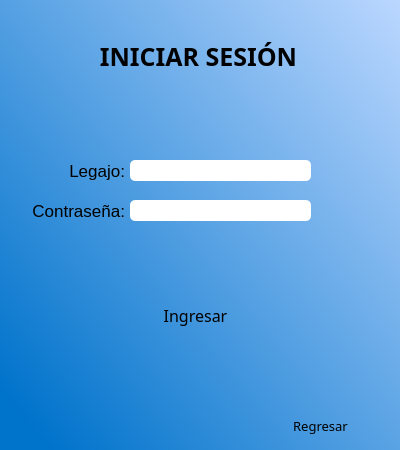
<?xml version="1.0" encoding="UTF-8"?>
<ui version="4.0">
 <class>Login</class>
 <widget class="QMainWindow" name="Login">
  <property name="enabled">
   <bool>true</bool>
  </property>
  <property name="geometry">
   <rect>
    <x>0</x>
    <y>0</y>
    <width>400</width>
    <height>450</height>
   </rect>
  </property>
  <property name="minimumSize">
   <size>
    <width>400</width>
    <height>450</height>
   </size>
  </property>
  <property name="maximumSize">
   <size>
    <width>400</width>
    <height>450</height>
   </size>
  </property>
  <property name="font">
   <font>
    <italic>false</italic>
   </font>
  </property>
  <property name="windowTitle">
   <string>MainWindow</string>
  </property>
  <property name="styleSheet">
   <string notr="true">QWidget#centralwidget{
background-color: qlineargradient(spread:pad, x1:0.04, y1:0.909091, x2:1, y2:0, stop:0 rgba(0, 115, 203, 255), stop:1 rgba(187, 215, 255, 255));}</string>
  </property>
  <widget class="QWidget" name="centralwidget">
   <property name="enabled">
    <bool>true</bool>
   </property>
   <widget class="QLabel" name="label">
    <property name="geometry">
     <rect>
      <x>100</x>
      <y>40</y>
      <width>197</width>
      <height>33</height>
     </rect>
    </property>
    <property name="font">
     <font>
      <family>Segoe UI Semibold</family>
      <pointsize>19</pointsize>
      <weight>75</weight>
      <bold>true</bold>
      <kerning>true</kerning>
     </font>
    </property>
    <property name="styleSheet">
     <string notr="true">color: black;</string>
    </property>
    <property name="text">
     <string>INICIAR SESIÓN</string>
    </property>
    <property name="alignment">
     <set>Qt::AlignCenter</set>
    </property>
   </widget>
   <widget class="QLabel" name="label_2">
    <property name="geometry">
     <rect>
      <x>70</x>
      <y>160</y>
      <width>55</width>
      <height>21</height>
     </rect>
    </property>
    <property name="sizePolicy">
     <sizepolicy hsizetype="Preferred" vsizetype="Preferred">
      <horstretch>0</horstretch>
      <verstretch>0</verstretch>
     </sizepolicy>
    </property>
    <property name="maximumSize">
     <size>
      <width>55</width>
      <height>21</height>
     </size>
    </property>
    <property name="font">
     <font>
      <pointsize>13</pointsize>
     </font>
    </property>
    <property name="text">
     <string>Legajo:</string>
    </property>
    <property name="alignment">
     <set>Qt::AlignRight|Qt::AlignTrailing|Qt::AlignVCenter</set>
    </property>
   </widget>
   <widget class="QLineEdit" name="input_legajo">
    <property name="geometry">
     <rect>
      <x>130</x>
      <y>160</y>
      <width>181</width>
      <height>21</height>
     </rect>
    </property>
    <property name="styleSheet">
     <string notr="true">border-radius: 5px;
font: 63 10pt &quot;Segoe UI Semibold&quot;;</string>
    </property>
    <property name="text">
     <string/>
    </property>
   </widget>
   <widget class="QLabel" name="label_3">
    <property name="geometry">
     <rect>
      <x>24</x>
      <y>200</y>
      <width>101</width>
      <height>21</height>
     </rect>
    </property>
    <property name="sizePolicy">
     <sizepolicy hsizetype="Preferred" vsizetype="Preferred">
      <horstretch>0</horstretch>
      <verstretch>0</verstretch>
     </sizepolicy>
    </property>
    <property name="font">
     <font>
      <pointsize>13</pointsize>
     </font>
    </property>
    <property name="text">
     <string>Contraseña:</string>
    </property>
    <property name="alignment">
     <set>Qt::AlignRight|Qt::AlignTrailing|Qt::AlignVCenter</set>
    </property>
   </widget>
   <widget class="QLineEdit" name="input_pass">
    <property name="geometry">
     <rect>
      <x>130</x>
      <y>200</y>
      <width>181</width>
      <height>21</height>
     </rect>
    </property>
    <property name="styleSheet">
     <string notr="true">border-radius: 5px;
font: 63 11pt &quot;Segoe UI Semibold&quot;;</string>
    </property>
    <property name="text">
     <string/>
    </property>
    <property name="echoMode">
     <enum>QLineEdit::Password</enum>
    </property>
    <property name="dragEnabled">
     <bool>false</bool>
    </property>
    <property name="placeholderText">
     <string/>
    </property>
   </widget>
   <widget class="QPushButton" name="btn_login">
    <property name="geometry">
     <rect>
      <x>130</x>
      <y>300</y>
      <width>131</width>
      <height>31</height>
     </rect>
    </property>
    <property name="sizePolicy">
     <sizepolicy hsizetype="Preferred" vsizetype="Preferred">
      <horstretch>0</horstretch>
      <verstretch>0</verstretch>
     </sizepolicy>
    </property>
    <property name="font">
     <font>
      <family>Segoe UI Semibold</family>
      <pointsize>12</pointsize>
     </font>
    </property>
    <property name="toolTip">
     <string/>
    </property>
    <property name="toolTipDuration">
     <number>0</number>
    </property>
    <property name="whatsThis">
     <string/>
    </property>
    <property name="layoutDirection">
     <enum>Qt::LeftToRight</enum>
    </property>
    <property name="styleSheet">
     <string notr="true">border-radius: 8px;
</string>
    </property>
    <property name="text">
     <string notr="true">Ingresar</string>
    </property>
    <property name="checkable">
     <bool>false</bool>
    </property>
   </widget>
   <widget class="QPushButton" name="btn_back">
    <property name="geometry">
     <rect>
      <x>260</x>
      <y>410</y>
      <width>121</width>
      <height>31</height>
     </rect>
    </property>
    <property name="sizePolicy">
     <sizepolicy hsizetype="Preferred" vsizetype="Preferred">
      <horstretch>0</horstretch>
      <verstretch>0</verstretch>
     </sizepolicy>
    </property>
    <property name="font">
     <font>
      <family>Segoe UI Semibold</family>
      <pointsize>10</pointsize>
     </font>
    </property>
    <property name="toolTip">
     <string/>
    </property>
    <property name="toolTipDuration">
     <number>0</number>
    </property>
    <property name="whatsThis">
     <string/>
    </property>
    <property name="layoutDirection">
     <enum>Qt::LeftToRight</enum>
    </property>
    <property name="styleSheet">
     <string notr="true">border-radius: 8px;</string>
    </property>
    <property name="text">
     <string notr="true">Regresar</string>
    </property>
    <property name="checkable">
     <bool>false</bool>
    </property>
   </widget>
   <widget class="QLabel" name="label_error">
    <property name="geometry">
     <rect>
      <x>30</x>
      <y>250</y>
      <width>331</width>
      <height>16</height>
     </rect>
    </property>
    <property name="font">
     <font>
      <family>Segoe UI Semibold</family>
      <pointsize>10</pointsize>
     </font>
    </property>
    <property name="styleSheet">
     <string notr="true">color:red;</string>
    </property>
    <property name="text">
     <string/>
    </property>
   </widget>
   <widget class="QLabel" name="label_tipo">
    <property name="geometry">
     <rect>
      <x>10</x>
      <y>410</y>
      <width>121</width>
      <height>16</height>
     </rect>
    </property>
    <property name="font">
     <font>
      <family>Segoe UI Semibold</family>
      <pointsize>10</pointsize>
      <weight>75</weight>
      <bold>true</bold>
     </font>
    </property>
    <property name="text">
     <string/>
    </property>
    <property name="alignment">
     <set>Qt::AlignCenter</set>
    </property>
   </widget>
  </widget>
 </widget>
 <resources/>
 <connections/>
</ui>
